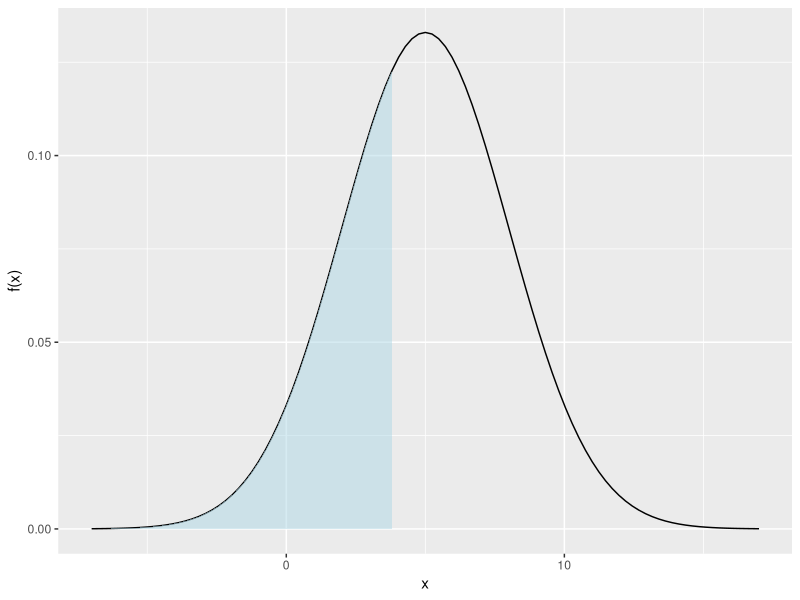
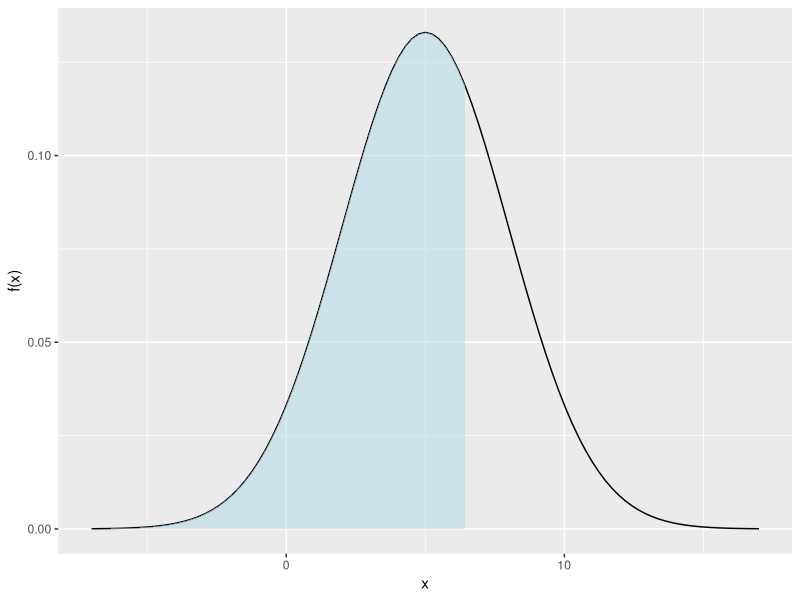
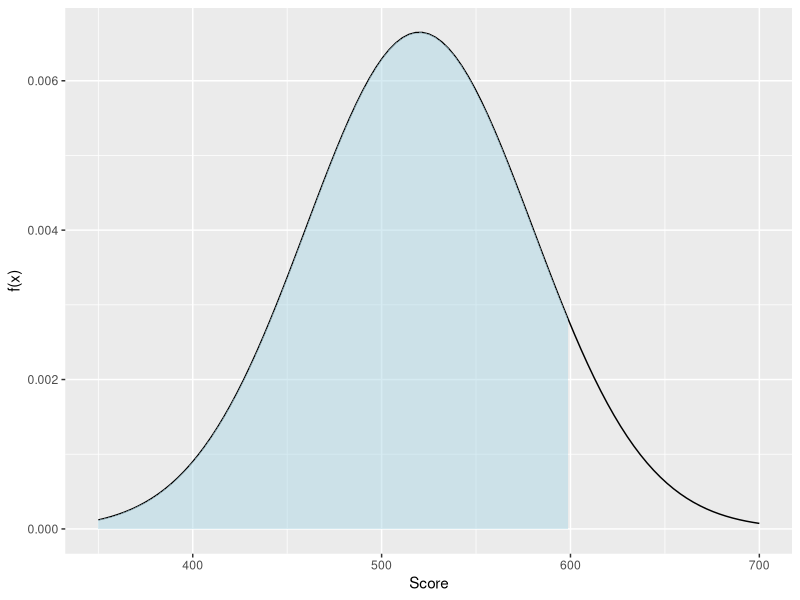
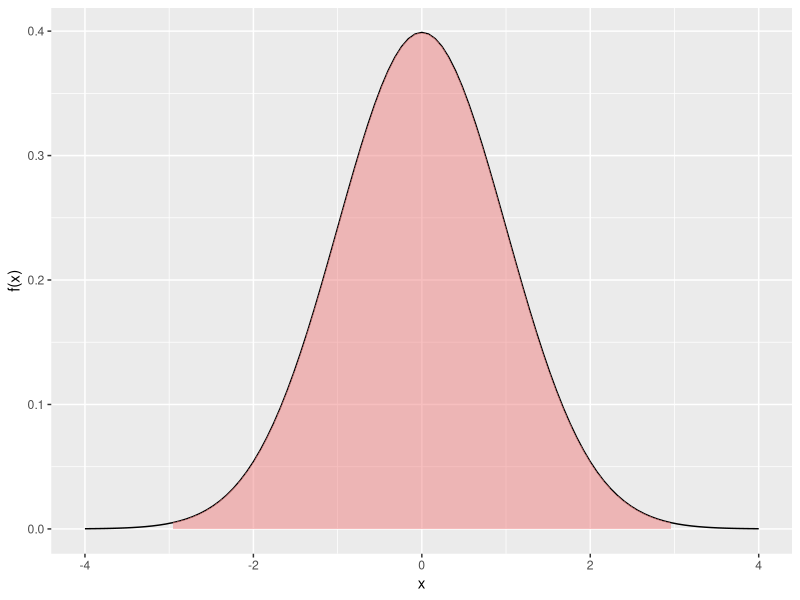
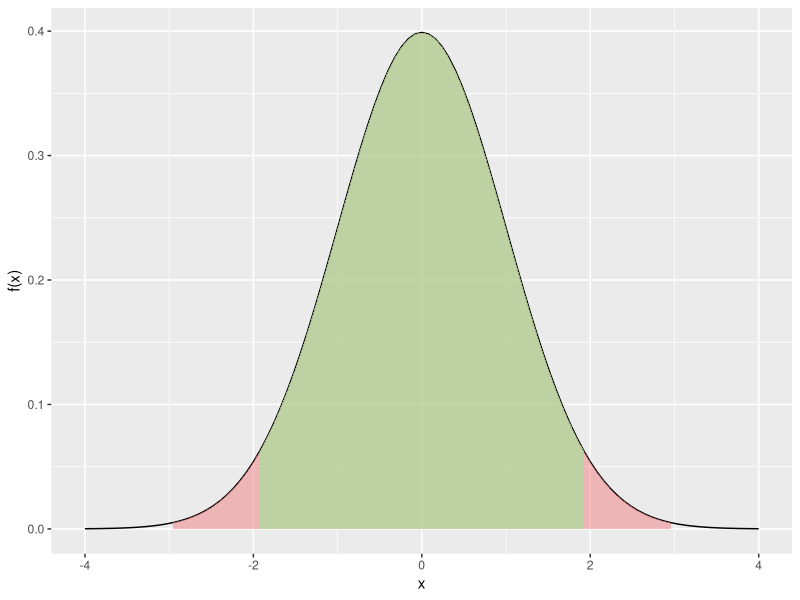
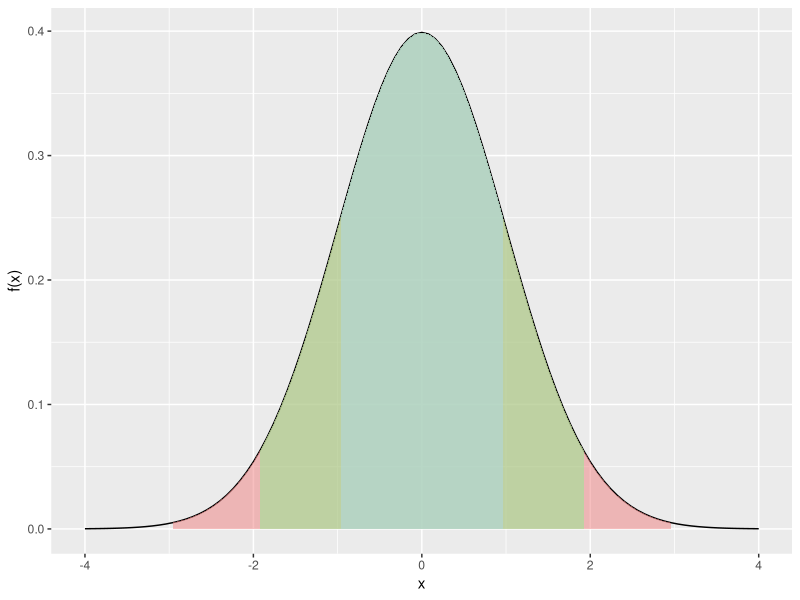

The R script that drew these images, in order:
## ---- chunk 1
#| echo: false
require(ggplot2)
## ---- chunk 2
#| echo: true
pnorm(1.8,0,1)
pnorm(1.89,0,1)
## ---- chunk 3
#| echo: false
x       = 4
mu      = 5
sigmaSq = 9
pnorm(x, mu, sqrt(sigmaSq))
## ---- chunk 4
#| echo: true
pnorm(4,5,3)
## ---- chunk 5
#| label: normalProbPlot
#| echo: false
#| fig-asp: 1
#| out-width: "50%" 
x       = 4
mu      = 5
sigmaSq = 9
lab     = 'x'

funcShaded <- function(x, lower_bound) {
    y = dnorm(x, mean = mu, sd = sqrt(sigmaSq))
    y[x >= lower_bound] <- NA
    return(y)
}

xMin = mu - sqrt(sigmaSq)*4
xMax = mu + sqrt(sigmaSq)*4
ggplot(data.frame(x = c(xMin, xMax)), aes(x = x)) + 
    stat_function(fun = dnorm, args = list(mean = mu, sd = sqrt(sigmaSq))) + 
    stat_function(fun = funcShaded, args = list(lower_bound = x), 
                  geom = "area", fill = 'lightblue', alpha = .5) +
    scale_x_continuous(name = lab) + scale_y_continuous(name = "f(x)")
## ---- chunk 6
#| echo: true
qnorm(.7,5,3)
## ---- chunk 7
#| label: normalQuantilePlot
#| echo: false
#| fig-asp: 1
#| out-width: "50%" 
x   = qnorm(.7,mu,sqrt(sigmaSq))
lab = 'x' 

funcShaded <- function(x, lower_bound) {
    y = dnorm(x, mean = mu, sd = sqrt(sigmaSq))
    y[x >= lower_bound] <- NA
    return(y)
}

xMin = mu - sqrt(sigmaSq)*4
xMax = mu + sqrt(sigmaSq)*4
ggplot(data.frame(x = c(xMin, xMax)), aes(x = x)) + 
    stat_function(fun = dnorm, args = list(mean = mu, sd = sqrt(sigmaSq))) + 
    stat_function(fun = funcShaded, args = list(lower_bound = x), 
                  geom = "area", fill = 'lightblue', alpha = .5) +
    scale_x_continuous(name = lab) + scale_y_continuous(name = "f(x)")
## ---- chunk 8
#| echo: false
#| eval: true
qnorm( pnorm(3,5,3), 5,3)
## ---- chunk 9
#| echo: false
#| eval: true
pnorm(qnorm(.2,5,3), 5, 3)
## ---- chunk 10
#| echo: true
pnorm(0,3.2,sqrt(100))
## ---- chunk 11
#| echo: true
qnorm(.05,-3.2,sqrt(100))
## ---- chunk 12
#| label: SATquationNoEcho
#| echo: false
#| fig-asp: 1
#| out-width: "50%" 
x       = 600
mu      = 520
sigmaSq = 3600

funcShaded <- function(x, lower_bound) {
    y = dnorm(x, mean = mu, sd = sqrt(sigmaSq))
    y[x >= lower_bound] <- NA
    return(y)
}

xMin = 350
xMax = 700
ggplot(data.frame(x = c(xMin, xMax)), aes(x = x)) + 
    stat_function(fun = dnorm, args = list(mean = mu, sd = sqrt(sigmaSq))) + 
    stat_function(fun = funcShaded, args = list(lower_bound = x), 
                  geom = "area", fill = 'lightblue', alpha = .5) +
    scale_x_continuous(name = "Score") + scale_y_continuous(name = "f(x)")
## ---- chunk 13
#| echo: true
x       = 600
mu      = 520
sigmaSq = 3600
pnorm(x, mu, sqrt(sigmaSq))
## ---- chunk 14
#| echo: true
prob    = .96
mu      = 520
sigmaSq = 3600
qnorm(prob, mu, sqrt(sigmaSq))
## ---- chunk 15
#| echo: true
mu      = 1
sigmaSq = 2.54^2*.000001
pnorm(1.001, mu, sqrt(sigmaSq)) - 
    pnorm(.999, mu, sqrt(sigmaSq))
## ---- chunk 16
#| echo: true
zScoreMen   =  (9.63 - 9.85)/sqrt(.0057)
zScoreWomen =  (10.61 - 10.83)/sqrt(.0049)
## ---- chunk 17
#| echo: true
abs(zScoreMen) < abs(zScoreWomen)
## ---- chunk 18
#| label: normalEmpRuleGeneral
#| echo: false
#| fig-asp: 1
#| out-width: "100%"

mu      = 0
sigmaSq = 1
lab     = 'x' 

funcShaded <- function(x, lower_bound) {
    y = dnorm(x, mean = mu, sd = sqrt(sigmaSq))
    y[x >= lower_bound | x <= -lower_bound] <- NA
    return(y)
}

xMin = mu - sqrt(sigmaSq)*4
xMax = mu + sqrt(sigmaSq)*4
outPlot = ggplot(data.frame(x = c(xMin, xMax)), aes(x = x)) + 
    stat_function(fun = dnorm, args = list(mean = mu, sd = sqrt(sigmaSq))) + 
    stat_function(fun = funcShaded, args = list(lower_bound = 3), 
                  geom = "area", fill = 'lightcoral', alpha = .5) +
    scale_x_continuous(name = lab) + scale_y_continuous(name = "f(x)")
outPlot
## ---- chunk 19
outPlot = outPlot +   stat_function(fun = funcShaded, args = list(lower_bound = 2), 
                  geom = "area", fill = 'lightgreen', alpha = .5) 
outPlot
## ---- chunk 20
outPlot = outPlot +
    stat_function(fun = funcShaded, args = list(lower_bound = 1), 
                  geom = "area", fill = 'lightblue', alpha = .5) 
outPlot
